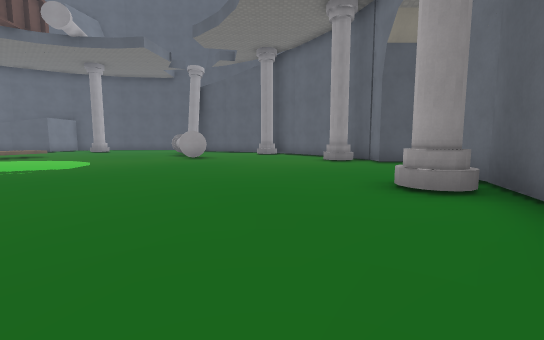
[1] (above)

17 first-person views from a walk through a 3-D level made in the Godot game engine. The camera is 1.3 m above the floor, tilts 6° down and sees 90° across. The floor is counted in squares, 2 m on a side. Each view is taken from the middle of a square. On the plan, view 1 faces up. The plan holds only what a view shows up to about 9 squares ahead; the rest is blank. The place goes on beyond the plan. Characters and animated objects are not drawn. Some surface patterns are stand-ins.

[2]
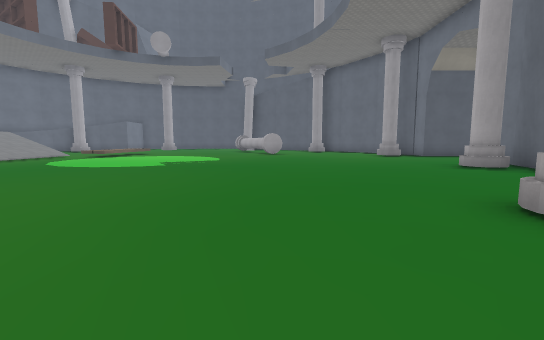

[3]
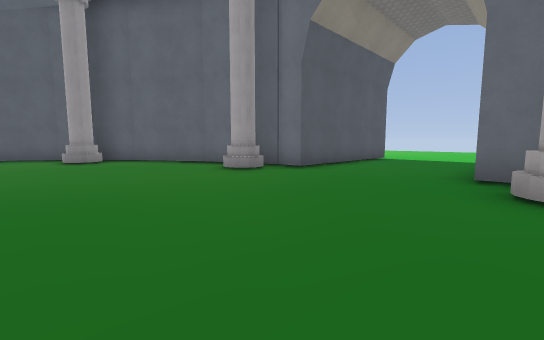

[4]
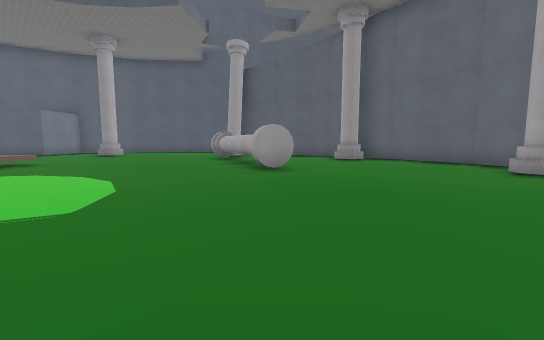

[5]
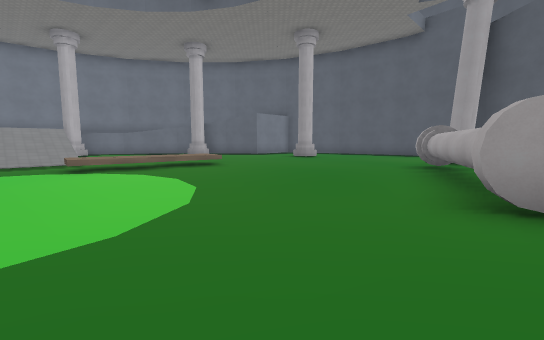

[6]
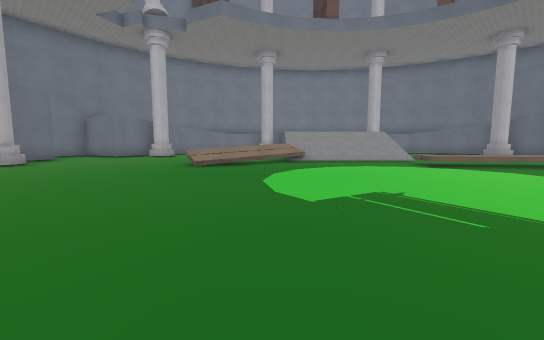

[7]
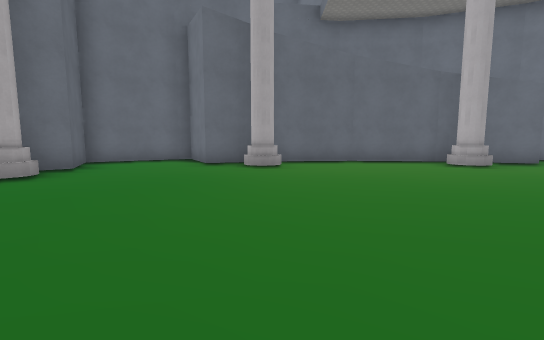

[8]
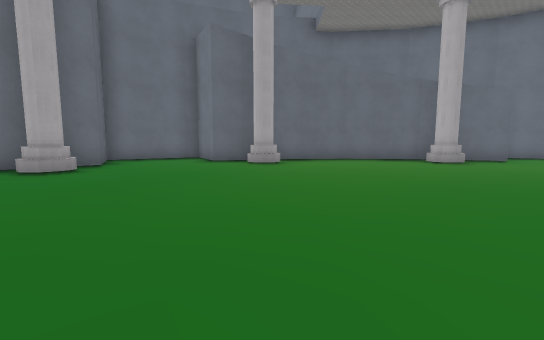

[9]
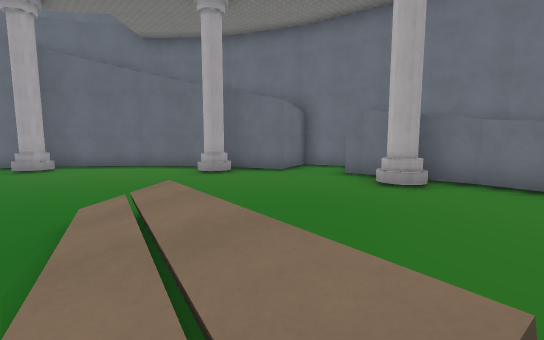

[10]
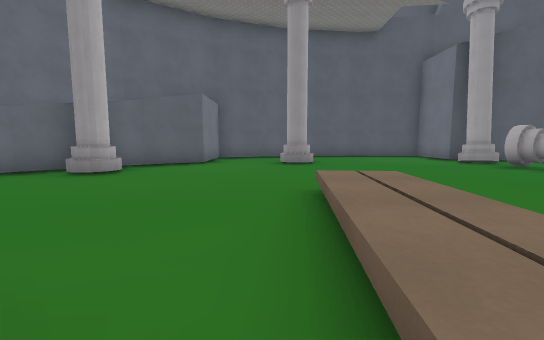

[11]
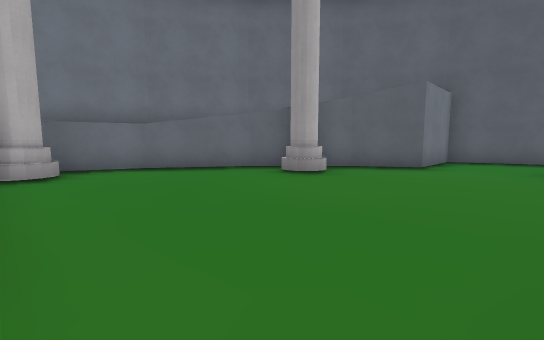

[12]
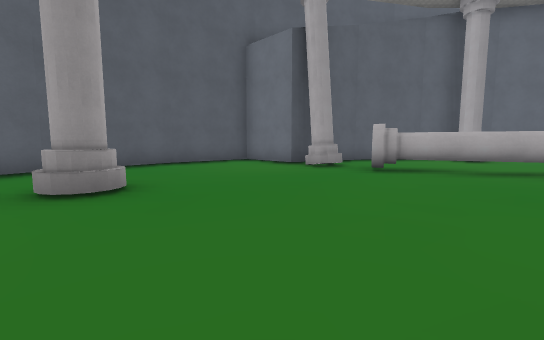

[13]
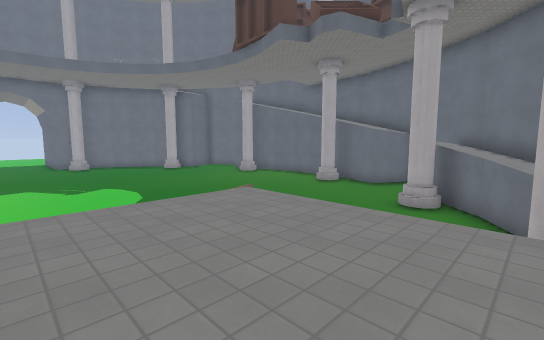

[14]
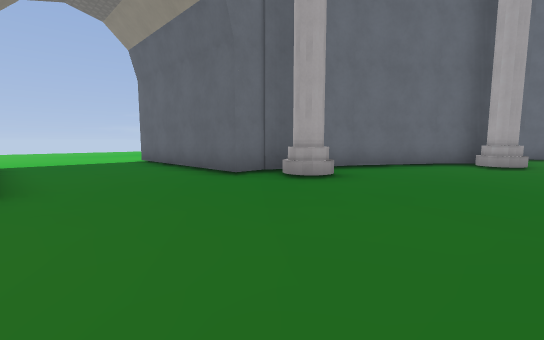

[15]
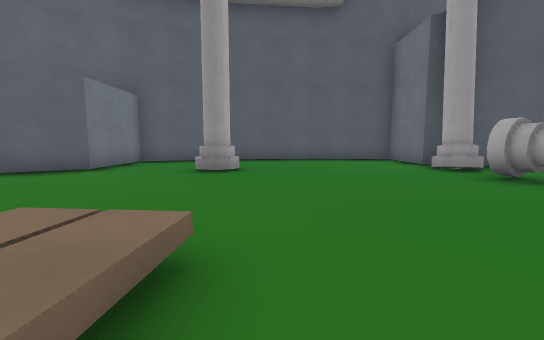

[16]
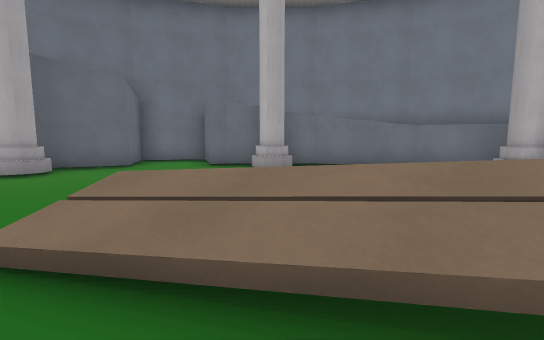

[17]
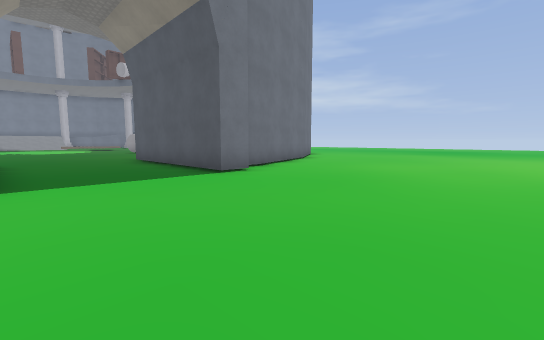

### Floor plan
Key: @ floor where view 1 was taken; # wall or solid block; . main floor; : floor 2 m higher than the main floor; / step, stairs or slope; = window, fence, low wall or low ledge; ^ raised ledge; v drop or lower ground; P pillar; T thing the floor can be seen under or through.
Columns run from 17 left of view 1 to 13 right of it. Each row starts with its distance up from view 1.
 20       ### ###
 19     ###.....#
 18   ###.......#
 17 ###/v.......####             ..
 16 #/ /#..P....P..###          ...
 15   //........#....##        ....
 14  /P.........PT...P##      .....
 13 //..........TT.....#     ......
 12 #............T ....##   #......
 11 #......^.....TP.....#   #......
 10 .......^...........###  #......
  9 P......^...........P.#####.....
  8    ///.^.......................
  7 :::///.........................
  6 :::/ /.........................
  5 :::/ /.........................
  4 P  ..==............P.#####
  3    ...=............###
  2 # ....=/............#
  1 #..................##
  0 //...............@.#
 -1 //P..............P##
 -2 ///#.............##
 -3 #///..#P....P....#
 -4 ###..##.....###..#
 -5   ########### #.##

Where each view was taken, in squares from view 1:
view 1: 0 up, 0 right, facing up
view 2: 3 down, 3 left, facing up
view 3: 4 up, 2 left, facing up-right
view 4: 4 up, 3 left, facing up
view 5: 7 up, 3 left, facing up-left
view 6: 4 up, 3 left, facing left
view 7: 4 up, 5 left, facing down
view 8: 5 up, 5 left, facing down
view 9: 5 up, 12 left, facing down
view 10: 8 up, 11 left, facing up
view 11: 9 up, 11 left, facing up-left
view 12: 12 up, 11 left, facing up-right
view 13: 7 up, 17 left, facing down-right
view 14: 8 up, 1 left, facing down-right
view 15: 10 up, 9 left, facing up
view 16: 4 up, 10 left, facing down-left
view 17: 5 up, 13 right, facing up-left
